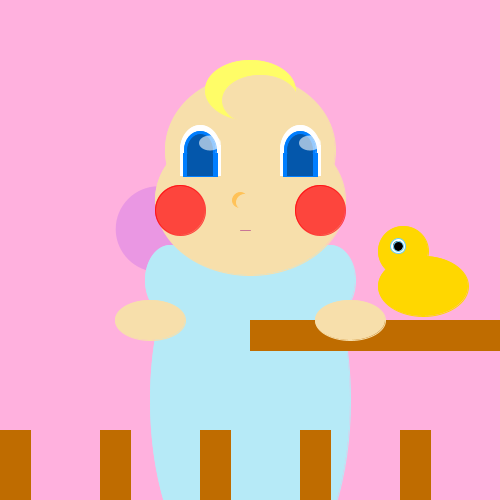
Frame 1 (no input)
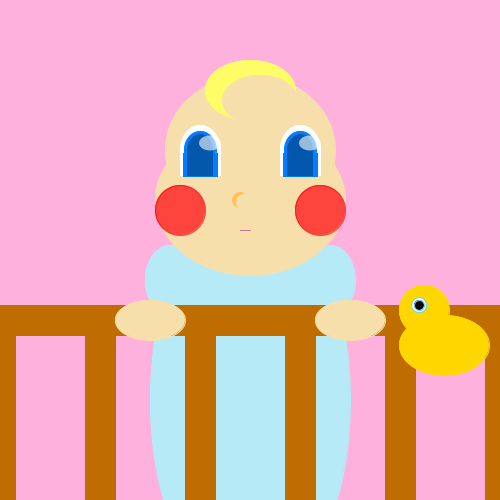
Frame 60 (the mouse pressed at the canvas centre just before this capture)
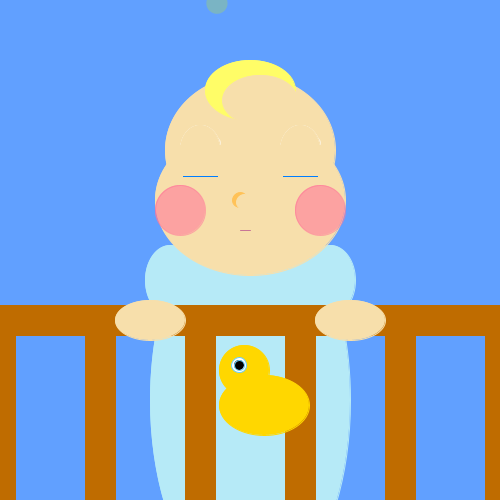
Frame 120 (the mouse held since frame 60 and released just before this capture)

The Processing sketch that drew these frames (run headless with seeded random() and noise(); from frame 60 on, the mouse is pressed at the canvas centre):

// Processing sketch: processing_26199
// ── processing_26199.pde

//background
float r1=255;
float g1=177;
float b1=222;
float r2=97;
float g2=160;
float b2=255;

//boundcing duck 
float dx=400;
float dy=250;
float dx1=395;
float dy1=245;
float xspeed = 3;
float yspeed = 1;



//cheeks
float c1=255; 
float c2=118;
float c3=153;

//for background
float r;
float g;
float b;
float a;
float diam;
float x;
float y;
//animator 
int currentFrame = 0;
PImage[] frames = new PImage[24];
int lastTime = 0;




void setup(){
size(500,500);
smooth();


}

void draw(){
  smooth();
  
  
  
  //background color 

  if (mouseX<width/3){
 background(r1,g1,b1);
 
 
}else if (mouseX<2*width/3){
background(r2,g2,b2);


}else if (mouseX<3*width/3){
  background(r1,g2,b2);}

//random circles 
r = random(255);
g = random(255);
b = random(255);
a = random(255);
diam = random(100);
x = random(width);
y = random(height);
// Use values to draw an ellipse
noStroke();
fill(r,g,b,a);
ellipse(x,y,diam,diam);





//arms
stroke(182,234,247);
fill(182,234,247);
ellipse(170,280,50,70);
ellipse(330,280,50,70);
//body 
stroke(182,234,247);
fill(182,234,247);
ellipse(250,400,200,400);
//bed frame
stroke(191,108,0);
fill(191,108,0);
rect(250,320,500,30);
rect(0,430,30,200);
rect(100,430,30,200);
rect(200,430,30,200);
rect(300,430,30,200);
rect(400,430,30,200);
rect(500,430,30,200);

//hands
fill(247,223,171);
stroke(247,223,171);
ellipse(150,320,70,40);
ellipse(350,320,70,40);


//display baby's face 
fill(247,223,171);
stroke(247,223,171);
ellipse(250,150,170,150);
ellipse(250,200,190,150);
//eyes
fill(255);
stroke(255);
ellipse(200,150,40,50);
ellipse(300,150,40,50);
rectMode(CENTER);
rect (200,160,40,30);
rect(300,160,40,30);
//eyes2
fill(0,126,255);
stroke(0,126,255);
ellipse(200,150,32,38);
ellipse(300,150,32,38);
rect(200,165,34,23);
rect(300,165,34,23);
//eyes3
fill(4,87,171);
stroke(4,87,171);
ellipse(200,150,25,31);
ellipse(300,150,25,31);
rect(200,165,25,21);
rect(300,165,25,21);
//shiny eyes 
stroke(255,255,255,0);
fill(255,255,255,150);
ellipse(210,143,22,15);
ellipse(310,143,22,15);

//closed eyes 

if(mouseX>200 && mouseY>150) {
fill(247,223,171);
stroke(247,223,171);
ellipse(200,150,40,50);
ellipse(300,150,40,50);
rectMode(CENTER);
rect (200,160,40,30);
rect(300,160,40,30);
}


{
//nose
stroke(255,194,88);
fill(255,194,88);
ellipse(240,200,15,15);
//nose
stroke(247,223,171);
fill(247,223,171);
ellipse(244,202,15,15);

//mouth 
stroke(200,118,150);
line (240,230,250,230);
//cheek
stroke(c1,c2,c3,90);
fill(c1,c2,c3,90);

ellipse(180,210,50,50);
ellipse(320,210,50,50);
//cheek color change 

if (mouseX<180){
stroke(255,0,0,100);
fill(255,0,0,100);
 ellipse(180,210,50,50);
ellipse(320,210,50,50);

 
}
if (mouseY<210){
stroke(255,0,0,100);
fill(255,0,0,100);
 ellipse(180,210,50,50);
ellipse(320,210,50,50);
  
  
}else{
 stroke(c1,c2,c3,90);
fill(c1,c2,c3,90);
  ellipse(180,210,50,50);
ellipse(320,210,50,50);
}

//hair

stroke(255,253,103);
fill(255,253,103);
ellipse(250,90,90,60);
stroke(247,223,171);
fill(247,223,171);
ellipse(260,100,75,50);


//if mouth
//stroke(255,118,150);
//fill(255,118,150);
//ellipse(250,230,25,25);

///////////////////////////////
dx=dx+xspeed;
dy=dy+yspeed;
dx1=dx1+xspeed;
dy1=dy1+yspeed;
if ((dx > width) || (dx < 0)) {
xspeed = xspeed * -1;
}
if ((dy > height) || (dy < 0)) {
yspeed = yspeed * -1;
}
if ((dx1 > width) || (dx1 < 0)) {
xspeed = xspeed * -1;
}
if ((dy1 > height) || (dy1 < 0)) {
yspeed = yspeed * -1;
}
//duck
fill(255,215,0);
stroke(255,215,0);
ellipse(dx,dy,50,50);
ellipse(dx+20,dy+35,90,60);
//duck eyes 
fill(255);
stroke(109,207,246);
ellipse(dx1,dy1,15,15);
fill(0);
ellipse(dx1,dy1,10,10);

//////////////////////////////////





}}
